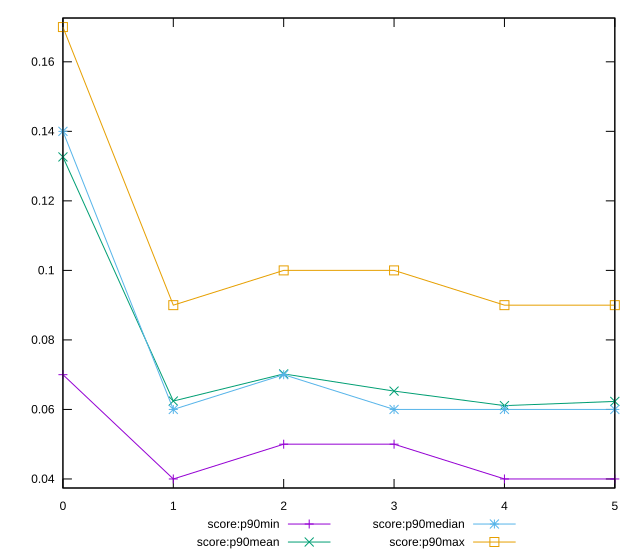

gnuplot code for this plot:
reset

$scoreP90Min <<EOF
0 0.07
1 0.04
2 0.05
3 0.05
4 0.04
5 0.04
EOF

$scoreP90Mean <<EOF
0 0.13263736263736267
1 0.06241758241758233
2 0.07021978021978016
3 0.0652747252747252
4 0.06109890109890101
5 0.06230769230769224
EOF

$scoreP90Median <<EOF
0 0.14
1 0.06
2 0.07
3 0.06
4 0.06
5 0.06
EOF

$scoreP90Max <<EOF
0 0.17
1 0.09
2 0.1
3 0.1
4 0.09
5 0.09
EOF

set key outside below
set xrange [0:5]
set yrange [0.0374:0.1726]
set trange [0.0374:0.1726]
set terminal svg size 640, 560 enhanced background rgb 'white'
set output "reprap/interactive/progression/score.svg"

plot $scoreP90Min title "score:p90min" with linespoints, \
     $scoreP90Mean title "score:p90mean" with linespoints, \
     $scoreP90Median title "score:p90median" with linespoints, \
     $scoreP90Max title "score:p90max" with linespoints

reset
